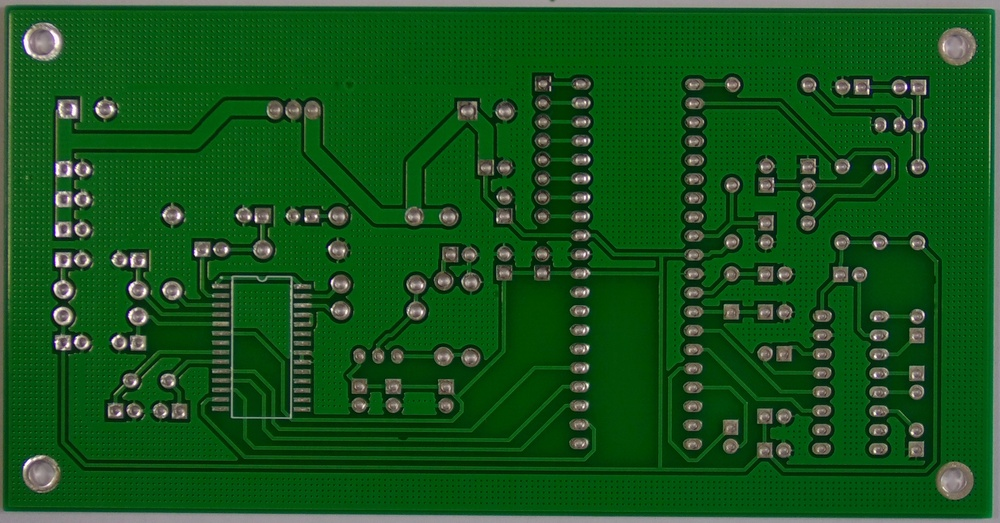
#> input picture HCLTech Hands-on + Assignments/Assignment-1/defect detection on PCB/pcb.jpg, 1000 x 523 px, shrunk from 3034 x 1586 before the run
$ python defectdetectonpcb.py
#> lines starting #> are read from the running program, lines starting #| are printed output that depends on the picture; after the words box and inside, x2 and y2 are one past the last pixel; in counts of white or black regions, pixels touching at a corner belong together
import cv2
import numpy as np
import matplotlib.pyplot as plt

img = cv2.imread("pcb.jpg")
#> img is the input picture: shape (523, 1000, 3); mean B, G, R 27.5, 83.6, 21.5
gray = cv2.cvtColor(img, cv2.COLOR_BGR2GRAY)
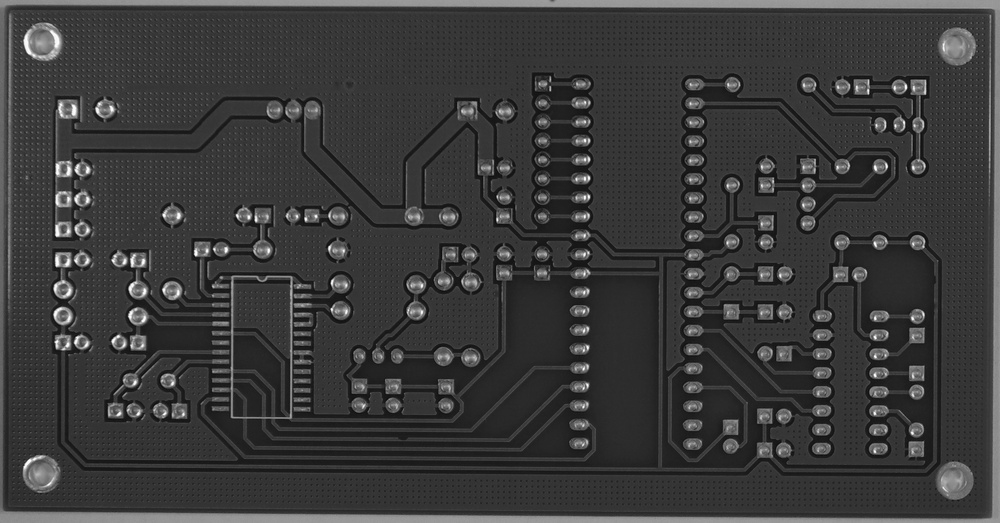
#> gray: shape (523, 1000); min 9, max 253, mean 58.6

blur = cv2.GaussianBlur(gray, (5,5), 0)

edges = cv2.Canny(blur, 50, 150)
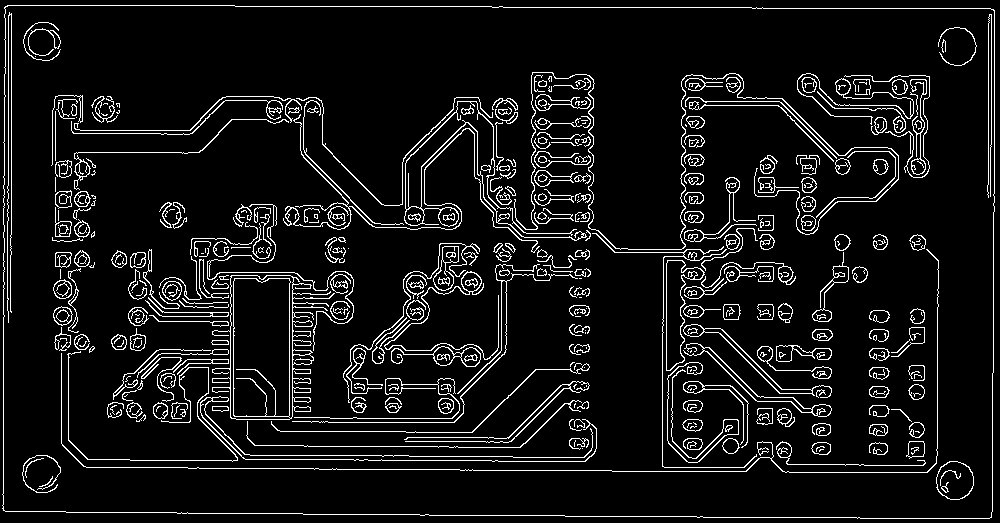
#> edges: shape (523, 1000); 7.8% white in thin lines or dots

kernel = np.ones((3,3), np.uint8)

closed = cv2.morphologyEx(edges, cv2.MORPH_CLOSE, kernel, iterations=2)
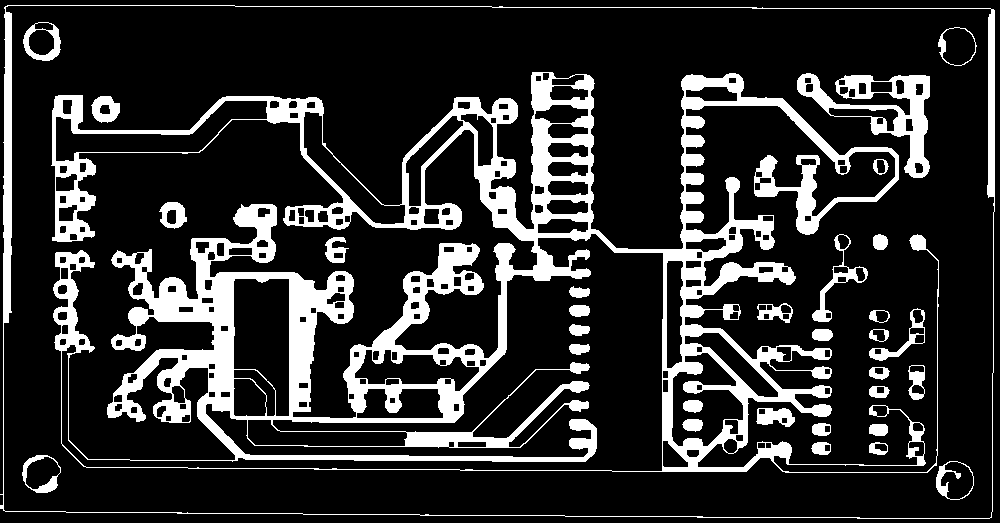
#> closed: shape (523, 1000); 18.2% white; 32 white regions, largest, box (x1, y1, x2, y2) and area: (51, 72, 939, 473) 76389, (0, 5, 995, 519) 6294, (797, 73, 930, 178) 4092

defect_mask = cv2.subtract(closed, edges)
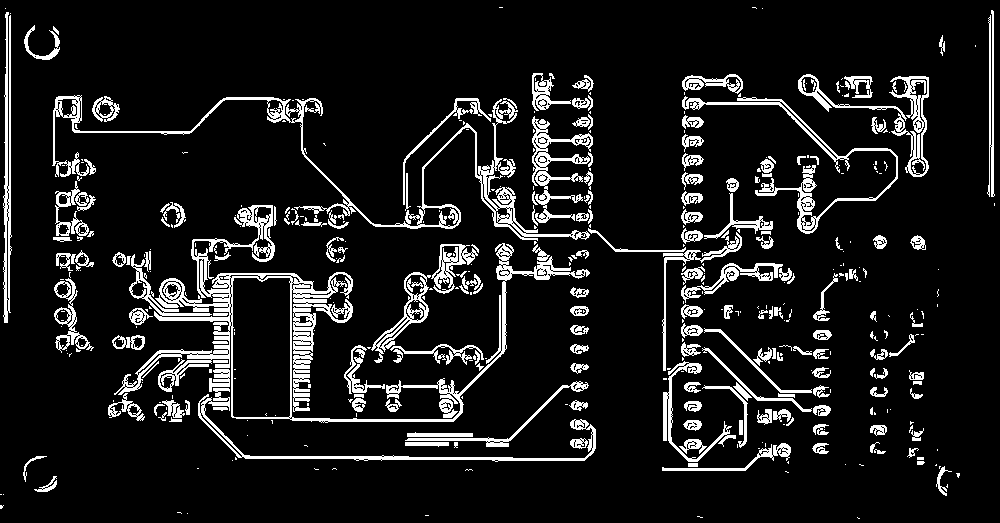
#> defect_mask: shape (523, 1000); 10.4% white; 440 white regions (248 under 20 px), largest, box (x1, y1, x2, y2) and area: (114, 205, 590, 423) 11757, (52, 95, 590, 241) 5308, (682, 96, 898, 234) 2381

defect_mask = cv2.dilate(defect_mask, kernel, iterations=1)
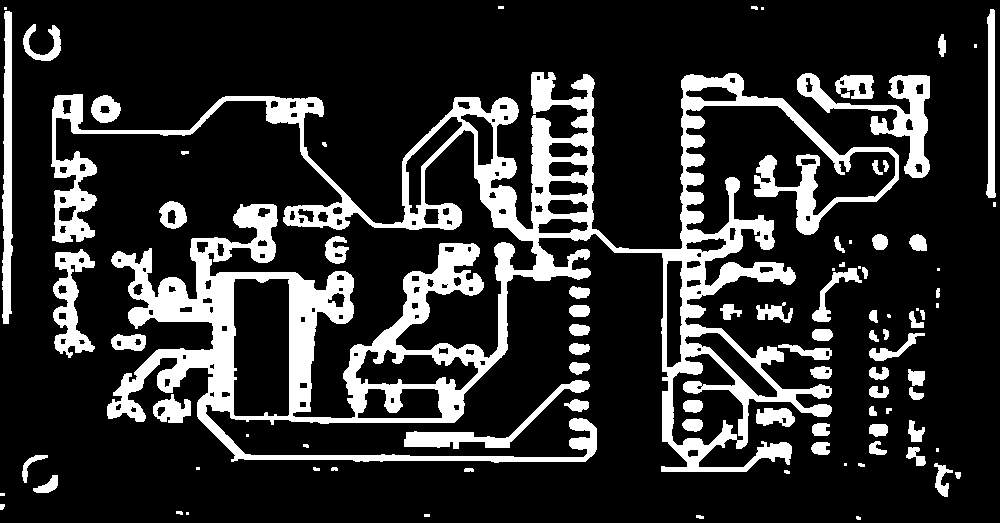
#> defect_mask: shape (523, 1000); 18.4% white; 91 white regions (20 under 20 px)

contours, _ = cv2.findContours(defect_mask, cv2.RETR_EXTERNAL, cv2.CHAIN_APPROX_SIMPLE)
#> contours = 89 contours, 33 with area under 20; largest, box (x1, y1, x2, y2) and area: (51, 72, 899, 472) 94403, (797, 73, 930, 178) 3678, (2, 11, 13, 324) 2214, (53, 249, 95, 358) 2101, (404, 380, 590, 449) 1744

output = img.copy()
for c in contours:
    area = cv2.contourArea(c)
    if area > 30:
        x, y, w, h = cv2.boundingRect(c)
        cv2.rectangle(output, (x,y), (x+w,y+h), (0,0,255), 2)
        cv2.putText(output, "Defect", (x, y-5),
                    cv2.FONT_HERSHEY_SIMPLEX, 0.5, (0,0,255), 1)
#> this loop made 89 passes
#> (area, x, y, w, h) on passes 8, 15, 18, 20, 22, 23, 25, 26, 27, 29, 30, 31: (199.5, 33, 475, 25, 18), (243.5, 934, 463, 19, 34), (157, 22, 455, 26, 28), (166.5, 906, 447, 20, 19), (171.5, 811, 442, 19, 13), (123.5, 869, 441, 18, 14), (183, 869, 424, 19, 13), (170, 812, 423, 18, 13), (178, 908, 420, 17, 22), (497.5, 756, 408, 39, 19), (45.5, 869, 406, 8, 10), (180.5, 564, 399, 25, 13)
#> area on passes 9, 11, 50, 57: 24.5, 25, 24.5, 24
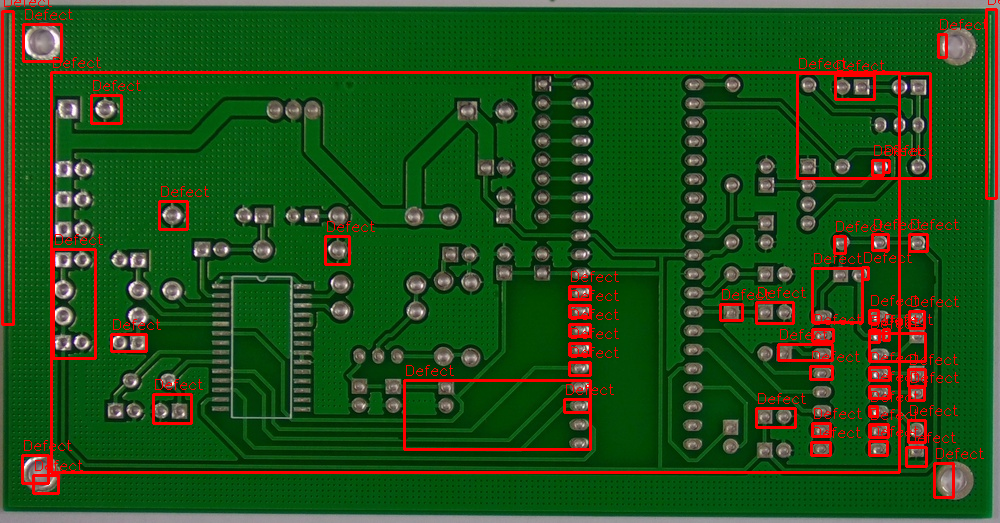
#> output: shape (523, 1000, 3); 5.83% of pixels changed, all inside (x1, y1, x2, y2) = (1, 0, 1000, 499)

plt.figure(figsize=(15,7))
plt.subplot(1,3,1)
plt.imshow(gray, cmap='gray')
plt.title("Original PCB (Grayscale)")

plt.subplot(1,3,2)
plt.imshow(defect_mask, cmap='gray')
plt.title("Defect Mask (Edges + Morphology Diff)")

plt.subplot(1,3,3)
plt.imshow(cv2.cvtColor(output, cv2.COLOR_BGR2RGB))
plt.title("Detected PCB Defects (Annotated)")
plt.show()
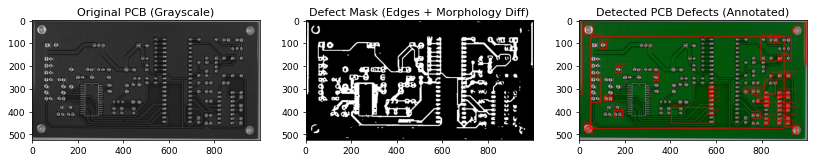
#> figure drawn by matplotlib, 3 panels
